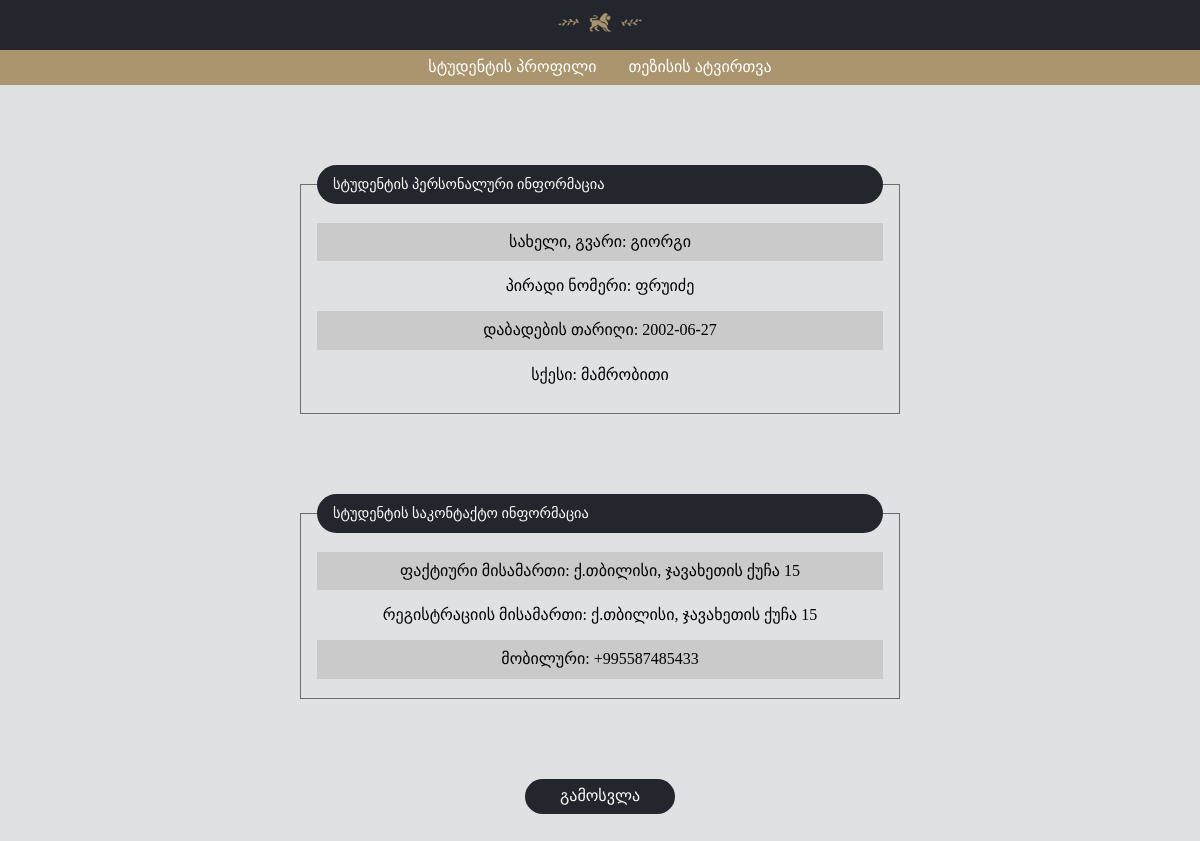
Screenshot of /index.php?error=none (signed in) with the database file from the repository.
### tables this page shows
CREATE TABLE `users` (
  `id` int(11) UNSIGNED NOT NULL,
  `level` tinyint(3) NOT NULL,
  `status_id` int(11) UNSIGNED DEFAULT NULL,
  `name` varchar(151) NOT NULL,
  `surname` varchar(151) NOT NULL,
  `id_number` varchar(12) NOT NULL,
  `mobile` varchar(151) NOT NULL,
  `address` varchar(255) NOT NULL,
  `gender` varchar(151) NOT NULL,
  `password` varchar(60) NOT NULL,
  `date_of_birth` date NOT NULL,
  `created_at` timestamp NOT NULL DEFAULT current_timestamp(),
  `updated_at` timestamp NOT NULL DEFAULT current_timestamp() ON UPDATE current_timestamp()
);

### classes/Dbh.classes.php (called while the page is built)
<?php
class Dbh {
  protected function connect(){
    $servername = "localhost";
    $username = "root";
    $password = "";
    $db_name = "university";
    try {
      $pdo = new PDO("mysql:host=$servername;dbname=$db_name", $username, $password);
      $pdo->setAttribute(PDO::ATTR_ERRMODE, PDO::ERRMODE_EXCEPTION);
      $pdo->exec('SET NAMES utf8');
      return $pdo;
      } catch(PDOException $e) {
          echo "Connection failed: " . $e->getMessage();
      }
    }
}

### classes/user.classes.php (called while the page is built, shortened)
<?php
include_once "Dbh.classes.php";
class User extends Dbh{
    static public function getUser($id){
        $db = new Dbh();
        $stmt = $db->connect()->prepare("SELECT id, name, surname, gender, id_number, date_of_birth, mobile, address FROM users WHERE level=1 AND id = $id");
        if (!$stmt->execute()) {
            $stmt = null;
            header("Location: ./index.php?error=stmtfailed101");
            exit();
        }
        $res = $stmt->fetch(PDO::FETCH_ASSOC);
        return $res;
    }
}

### userpg.php (the view)
<fieldset>
    <legend>სტუდენტის პერსონალური ინფორმაცია</legend>
    <label>სახელი, გვარი: <?php echo $user['name'];?></label>
    <label>პირადი ნომერი: <?php echo $user['surname'];?></label>
    <label>დაბადების თარიღი: <?php echo $user['date_of_birth'];?></label>
    <label>სქესი: <?php echo $user['gender'];?></label>
</fieldset>
<fieldset>
    <legend>სტუდენტის საკონტაქტო ინფორმაცია</legend>
    <label>ფაქტიური მისამართი: <?php echo $user['address'];?></label>
    <label>რეგისტრაციის მისამართი: <?php echo $user['address'];?></label>
    <label>მობილური: <?php echo $user['mobile'];?></label>
</fieldset>
<a href="./includes/logout.inc.php" class="logout-btn">გამოსვლა</a>

### styles/style.css (style rules this page uses)
* { margin: 0; padding: 0; box-sizing: border-box; }
body { background-color: #23272d23; min-height: 100%; overflow-x: hidden; }
a { text-decoration: none; }
.logout-btn { width: 150px; height: 35px; display: flex; justify-content: center; align-items: center; border-radius: 20px; padding: 9px 15px; color: white !important; background-color: #23272D; text-align: center; text-transform: uppercase; font-weight: 400; margin: 2rem auto; }
fieldset { max-width: 600px; display: flex; justify-content: center; align-items: center; margin: 5rem auto; padding:16px; flex-direction: column; border: 1px solid #23272d9c; }
fieldset legend { width: 100%; padding: 10px 15px; border: 1px solid transparent; border-radius: 20px; background-color: #23272D; font-size: 0.9rem; color: white; }
fieldset label { width: 100%; padding: 10px; margin: 3px auto; text-align: center; }
fieldset label:nth-child(even) { background-color: #c4c4c4c4; }

### rows the page displays
users: name "გიორგი", surname "ფრუიძე", date_of_birth "2002-06-27", gender "მამრობითი", address "ქ.თბილისი, ჯავახეთის ქუჩა 15", mobile "+995587485433"
